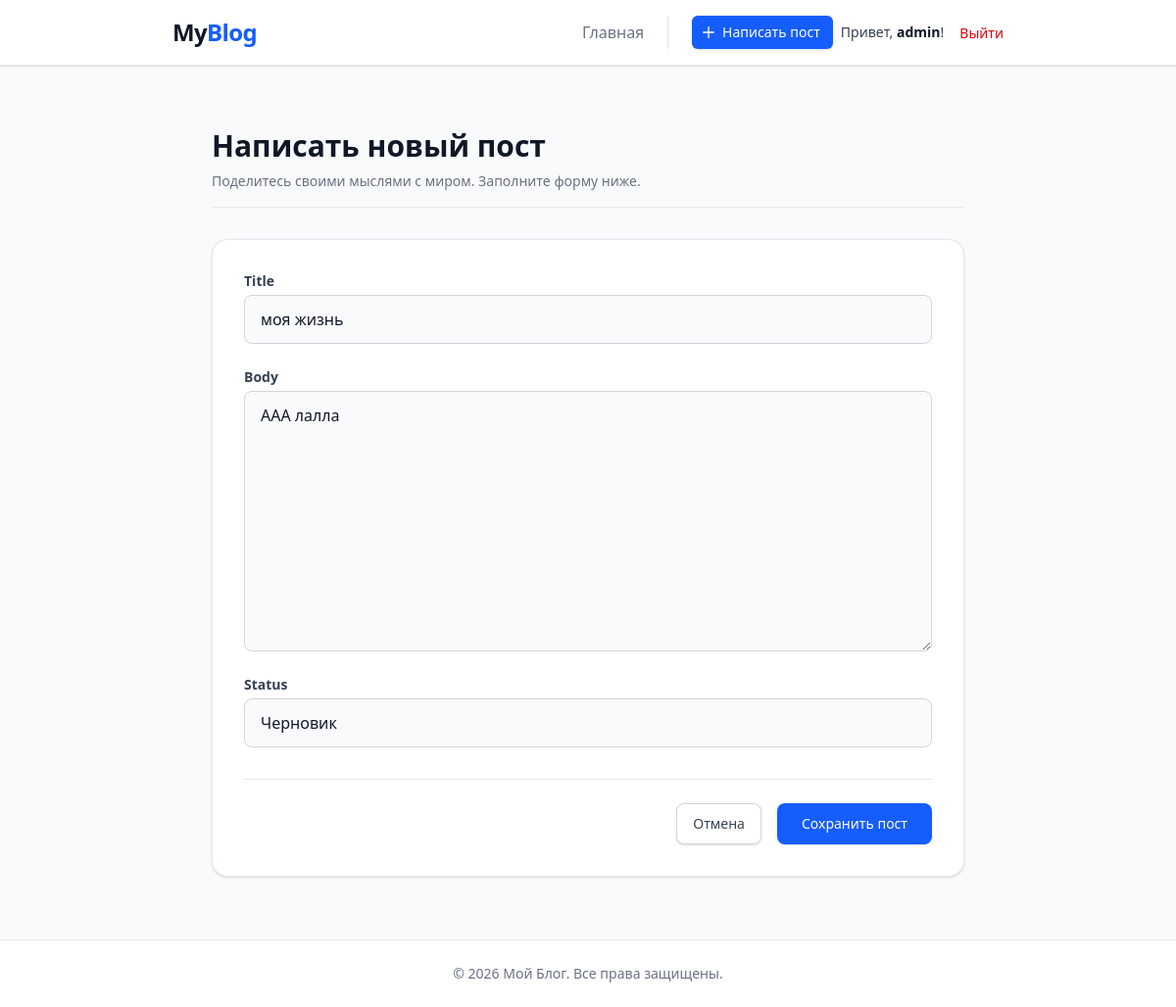
Page /moya-zhizn/edit/ (signed in) on the committed database.
### blog/models.py (models this page shows, shortened)
class Post(models.Model):
    class Status(models.TextChoices):
        DRAFT = 'draft', 'Черновик'
        PUBLISHED = 'published', 'Опубликован'
    title = models.CharField(max_length=200)
    slug = models.SlugField(max_length=200, unique=True)
    author = models.ForeignKey(
        settings.AUTH_USER_MODEL,
        on_delete=models.CASCADE,
        related_name="posts",
    )
    body = models.TextField()
    status = models.CharField(
        max_length=10,
        choices=Status.choices,
        default=Status.DRAFT,
    )
    created_at = models.DateTimeField(auto_now_add=True)
    updated_at = models.DateTimeField(auto_now=True)
    class Meta:
        ordering = ['-created_at']

### blog/views.py (the view)
# urls.py: path('<slug:slug>/edit/', views.PostUpdateView.as_view(), name='post_edit'),
class PostUpdateView(LoginRequiredMixin, UserPassesTestMixin, UpdateView):
    model = Post
    form_class = PostForm
    template_name = 'blog/post_form.html'
    def test_func(self):
        post = self.get_object()
        return self.request.user == post.author

### blog/forms.py
class PostForm(forms.ModelForm):
    class Meta:
        model = Post
        fields = ['title', 'body', 'status']

### templates/blog/post_form.html (shortened to what this page needs)
{% extends 'base.html' %}
{% block content %}
<section aria-labelledby="create-post-title" class="max-w-3xl mx-auto py-8">
    <header class="mb-8 border-b border-gray-200 pb-4">
        <h1 id="create-post-title" class="text-3xl font-extrabold text-gray-900">
            Написать новый пост
        </h1>
        <p class="mt-2 text-sm text-gray-500">
            Поделитесь своими мыслями с миром. Заполните форму ниже.
        </p>
    </header>
    <div class="bg-white p-6 md:p-8 rounded-2xl shadow-sm border border-gray-200">
        <form method="POST" class="space-y-6">
            {% for field in form %}
            <div>
                <label for="{{ field.id_for_label }}" class="block text-sm font-semibold text-gray-700 mb-1">
                    {{ field.label }}
                </label>
                <div class="relative">
                    {{ field }}
                </div>
            </div>
            {% endfor %}
            <div class="pt-6 border-t border-gray-200 flex justify-end gap-4 mt-8">
                <a href="{% url 'blog:post_list' %}" class="inline-flex items-center px-4 py-2.5 border border-gray-300 shadow-sm text-sm font-medium rounded-lg text-gray-700 bg-white hover:bg-gray-50 focus:outline-none focus:ring-2 focus:ring-offset-2 focus:ring-blue-500 transition-colors">
                    Отмена
                </a>
                <button type="submit" class="inline-flex items-center px-6 py-2.5 border border-transparent text-sm font-medium rounded-lg shadow-sm text-white bg-blue-600 hover:bg-blue-700 focus:outline-none focus:ring-2 focus:ring-offset-2 focus:ring-blue-500 transition-colors">
                    Сохранить пост
                </button>
            </div>
        </form>
    </div>
</section>
{% endblock %}

### templates/base.html (shortened to what this page needs)
{% load static %}
<!DOCTYPE html>
<html lang="ru">
<head>
    <link rel="stylesheet" href="{% static 'css/tailwind.css' %}">
</head>
<body class="bg-gray-50 text-gray-900 font-sans min-h-screen flex flex-col antialiased">
    <header class="bg-white border-b border-gray-200 shadow-sm">
        <div class="max-w-4xl mx-auto px-6 py-4 flex justify-between items-center">
            <a href="{% url 'blog:post_list' %}" class="text-2xl font-extrabold tracking-tight text-gray-900" aria-label="На главную страницу">
                My<span class="text-blue-600">Blog</span>
            </a>
            <div class="flex items-center space-x-6">
                <nav aria-label="Основная навигация">
                    <ul class="flex items-center m-0 p-0 list-none">
                        <li>
                            <a href="{% url 'blog:post_list' %}" class="text-gray-500 hover:text-blue-600 font-medium transition-colors">Главная</a>
                        </li>
                    </ul>
                </nav>
                    <div class="flex items-center space-x-4 border-l border-gray-200 pl-6">
                        {% if user.is_authenticated %}
                            <a href="{% url 'blog:post_create' %}" class="hidden sm:inline-flex items-center px-3 py-1.5 border border-transparent text-sm font-medium rounded-md shadow-sm text-white bg-blue-600 hover:bg-blue-700 transition-colors mr-2">
                                <svg class="-ml-1 mr-1.5 h-4 w-4" fill="none" stroke="currentColor" viewBox="0 0 24 24" xmlns="http://www.w3.org/2000/svg"><path stroke-linecap="round" stroke-linejoin="round" stroke-width="2" d="M12 4v16m8-8H4"></path></svg>
                                Написать пост
                            </a>
                            <span class="text-sm text-gray-700">
                                Привет, <span class="font-bold text-gray-900">{{ user.username }}</span>!
                        </span>
                        <form method="post" action="{% url 'logout' %}" class="inline m-0">
                            <button type="submit" class="text-sm font-medium text-red-600 hover:text-red-700 transition-colors">
                                Выйти
                            </button>
                        </form>
                    {% endif %}
                </div>
            </div>
        </div>
    </header>
    <main class="flex-grow w-full max-w-4xl mx-auto my-8 px-6">
        {% block content %}
        {% endblock content %}
    </main>
    <footer class="bg-white border-t border-gray-200 text-center py-6 mt-auto">
        <p class="text-gray-500 text-sm">&copy; <time datetime="{% now 'Y' %}">{% now "Y" %}</time> Мой Блог. Все права защищены.</p>
    </footer>
</body>
</html>

### rows in the picture
Post: form "моя жизнь" "ААА лалла" "Черновик"

### other values in the picture
{{ user.username }} "admin"
{{ field.label }} "Title" "Body" "Status"
